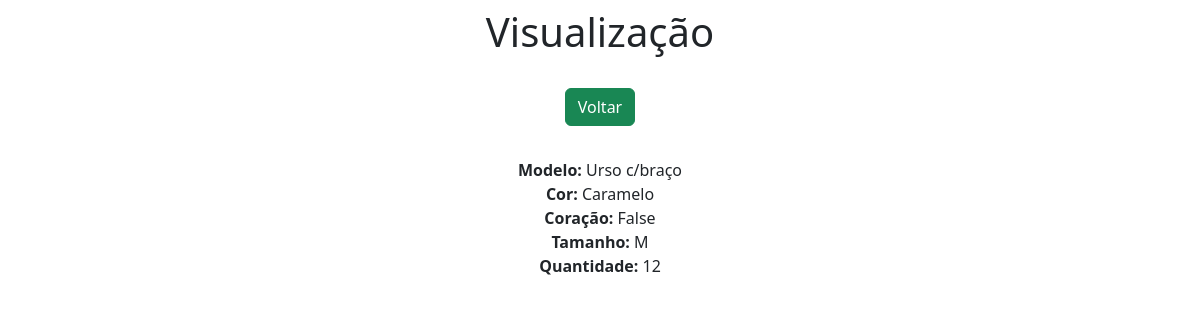
Page /view/7 on the committed database.
### app/models.py (models this page shows, shortened)
class Pelucia(models.Model):
    modelo = models.CharField(max_length=50)
    cor = models.CharField(max_length=50)
    coracao = models.BooleanField()
    tamanho = models.CharField(max_length=2)
    quantidade = models.IntegerField()

### app/views.py (the view)
# urls.py: path('view/<int:pk>', view, name='view'),
def view(request, pk):
    data = {}
    data['db'] = Pelucia.objects.get(pk=pk)
    return render(request, 'view.html', data)

### app/templates/view.html (shortened to what this page needs)
<!doctype html>
<html lang="pt-br">
  <head>
    <link rel="stylesheet" href="https://cdn.jsdelivr.net/npm/bootstrap@5.3.0/dist/css/bootstrap.min.css" rel="stylesheet">
 </head>
  <body>
    <div class = "col-8 m-auto pt-2 pb-2 text-center">
        <h1>Visualização </h1>
    </div>
    <div class = "col-8 m-auto pt-3 pb-2 text-center">
        <a href="/" class="btn btn-success">Voltar</a>
    </div>
    <div class="col-8 m-auto pt-4 pb-2 text-center">
        <strong>Modelo: </strong>{{db.modelo}}<br>
        <strong>Cor: </strong>{{db.cor}}<br>
        <strong>Coração: </strong>{{db.coracao}}<br>
        <strong>Tamanho: </strong>{{db.tamanho}}<br>
        <strong>Quantidade: </strong>{{db.quantidade}}<br>
    </body>
</html>

### rows in the picture
Pelucia: modelo "Urso c/braço", cor "Caramelo", coracao "False", tamanho "M", quantidade "12"
